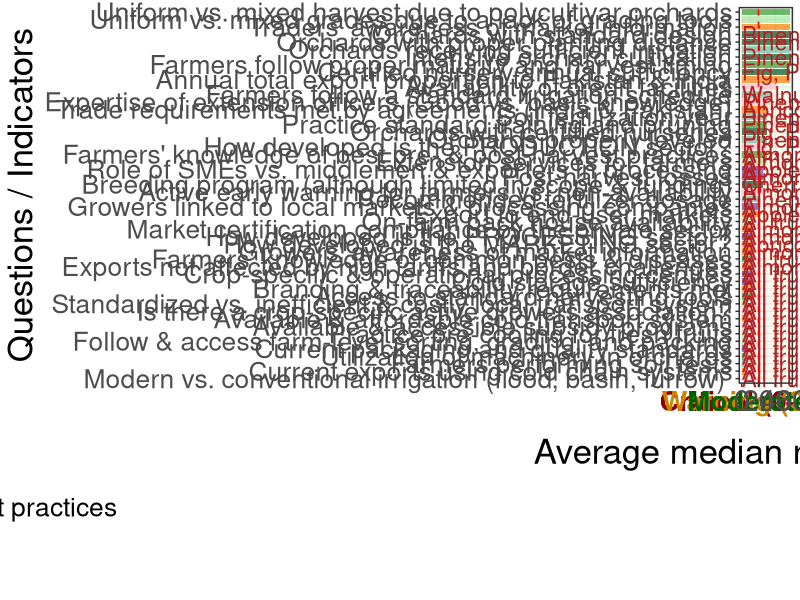

Recreate this plot in R.

#----------------------------------------------------------------------------------------------------#
                                            # Figure 4: Prioritization and gaps
#----------------------------------------------------------------------------------------------------#

library(dplyr)
library(ggplot2)
aggregate_quant <- read.csv("aggregate_quantitative_combined.csv")

# Remove missing median values before plotting
aggregate_quant <- aggregate_quant %>%
  filter(!is.na(median_val))


# Compute the median response across crops for each indicator
severity_summary <- aggregate_quant %>%
  group_by(new_questions, `Sub.areas`) %>%
  summarise(median_of_median = median(median_val, na.rm = TRUE)) %>%
  arrange(median_of_median)

# i will reorder the sub-areas on the plot legend
severity_summary <- severity_summary %>%
  mutate(`Sub.areas` = factor(`Sub.areas`, levels = c("Orchard establishment", "Soil and irrigation", "Orchard management practices", "Government support",
                                                      "On-farm handling practices", "Off-farm processing",  "Transportation and market access")
  ))

threshold <- 20  # Critical severity threshold

# Identify crops in the critical severity level
problem_crops <- aggregate_quant %>%
  filter(median_val <= threshold) %>%
  select(new_questions, Crops, median_val)

# Summarise priority crops by indicator and label all 13 crops as "All fruits"
problem_crops_labels <- problem_crops %>%
  group_by(new_questions) %>%
  summarise(
    n_crops = n_distinct(Crops),
    Crops = ifelse(n_crops == 13, "All fruits",
                   paste(unique(Crops), collapse = ", ")),
    .groups = "drop"
  )

# Plot
priority_and_commonness <- ggplot(severity_summary, aes(y = reorder(new_questions, median_of_median), x = median_of_median, fill = `Sub.areas`)) +
  annotate("rect", xmin = 0, xmax = 20, ymin = -Inf, ymax = Inf,
           fill = "red", alpha = 0.05) +
  
  annotate("rect", xmin = 20, xmax = 40, ymin = -Inf, ymax = Inf,
           fill = "orange", alpha = 0.05) +
  
  annotate("rect", xmin = 40, xmax = Inf, ymin = -Inf, ymax = Inf,
           fill = "green", alpha = 0.05) +
  
  # Band labels (placed near the top of the plot)
  annotate("text", x = 10, y = -Inf, label = "Critical (0–20)",
           vjust = 1.4, fontface = "bold", size = 7, color = "red4") +
  annotate("text", x = 30, y = -Inf, label = "Warning (21–40)",
           vjust = 1.4, fontface = "bold", size = 7, color = "orange3") +
  annotate("text", x = 50, y = -Inf, label = "Moderate (≥41)",
           vjust = 1.4, fontface = "bold", size = 7, color = "darkgreen") +
  
  geom_col(alpha = 0.7) +
  scale_fill_manual(values = c(
    "Orchard establishment" = "#005824",
    "Soil and irrigation" =  "#66C2A5",
    "Orchard management practices" = "#33a02c",
    "Government support" = "pink",
    "On-farm handling practices" = "#A8E6A1",
    "Off-farm processing" = "#6a3d9a",
    "Transportation and market access" =  "#ff7f00"
  )) +

  geom_text(
    data = problem_crops_labels,
    aes(y = new_questions, x = 0, label = Crops), # here the value moves the names (threshold -20)
    inherit.aes = FALSE,
    size = 5.7,
    color = "firebrick",
    hjust = 0
  ) +
  geom_vline(xintercept = threshold, linetype = "dashed", color = "red") +
  labs(
    x = "Average median response (%)",
    y = "Questions / Indicators",
    #title = "Severity and Commonness of Problems Across Crops"
    fill = "Value chain\nsub-sectors"
  ) +
  
  coord_cartesian(clip = "off") +
  
  guides(
    fill = guide_legend(
      nrow = 3,
      byrow = TRUE
    )
  ) +
  

  theme_bw() +
  theme(
    axis.text.y = element_text(size = 19),
    axis.text.x = element_text(size = 21),
    axis.title.x = element_text(size = 25,
                              margin = margin(t = 15)),
    axis.title.y =  element_text(size = 25),
    legend.position = 'bottom',
    legend.direction = "horizontal",
    legend.justification = c(1.5, 0.2),
    legend.text = element_text(size = 19),
    legend.title = element_text(size = 23)
    #plot.title = element_text(size = 15, face = "bold")
  )

#priority_and_commonness

ggsave("plot/questions/261012_prioritized_&_common_quant_var.png", width = 19, height = 18, dpi = 600)
